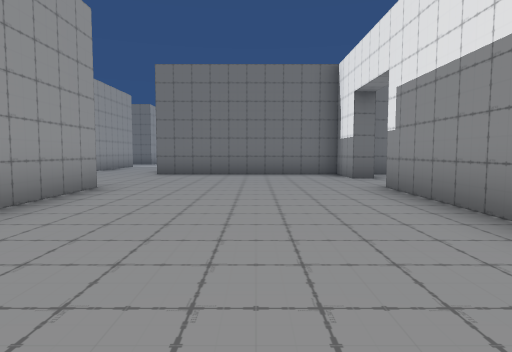
view 1 (above)

19 first-person views from a walk through a scene from a Unity 3-D project. The camera is 1.2 m above the floor, tilts 4° down and sees 75° across. Doors are open. The floor is counted in squares, 2 m on a side. Each view is taken from the middle of a square. On the plan, view 1 faces up. The plan holds only what a view shows up to about 10 squares ahead; the rest is blank. The place goes on beyond the plan. The player is left out.

view 2
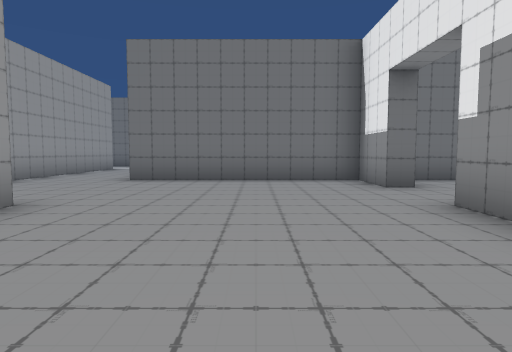

view 3
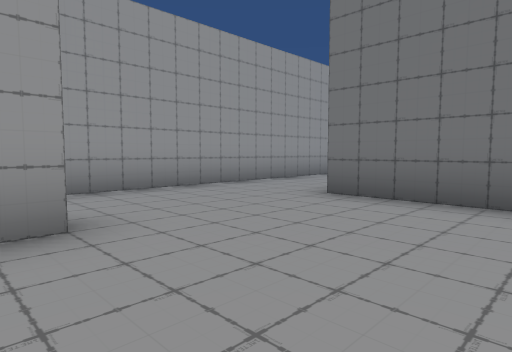

view 4
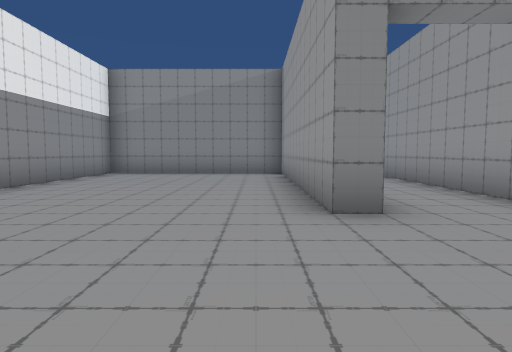

view 5
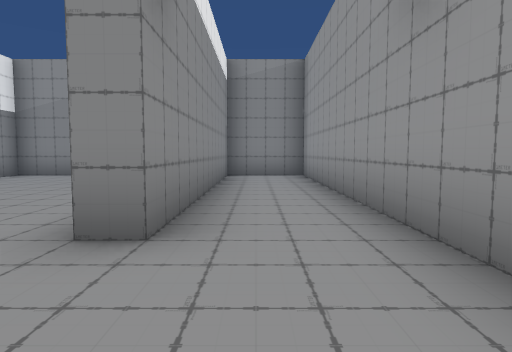

view 6
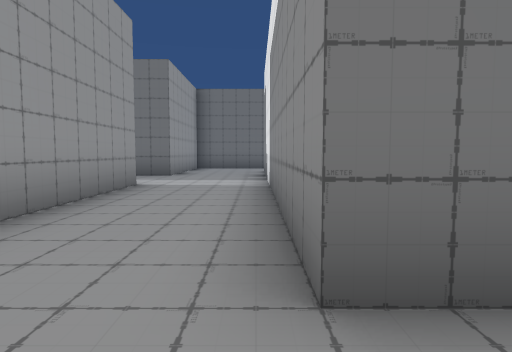

view 7
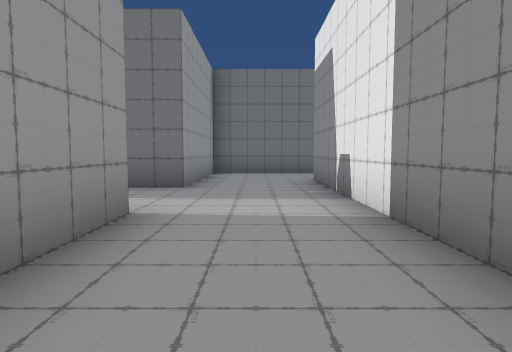

view 8
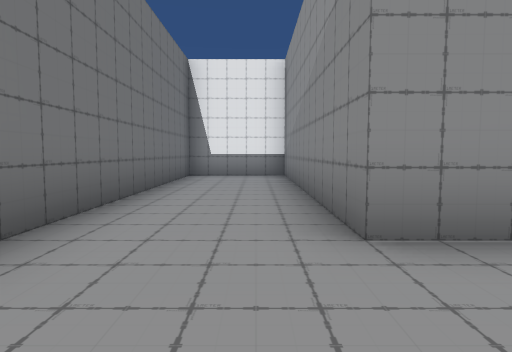

view 9
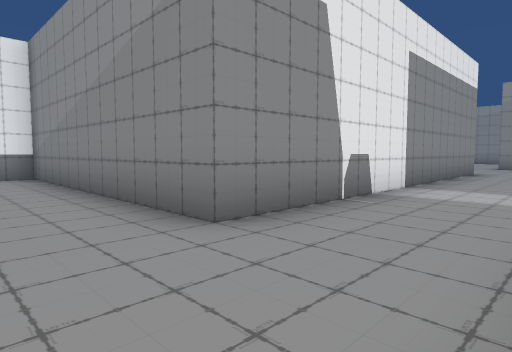

view 10
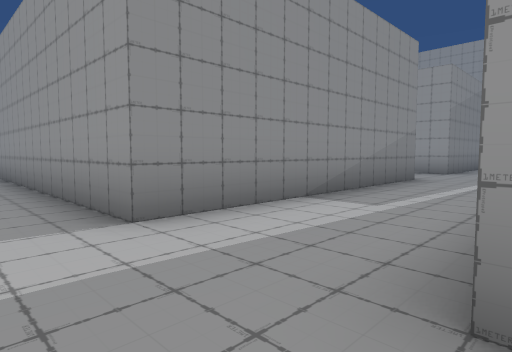

view 11
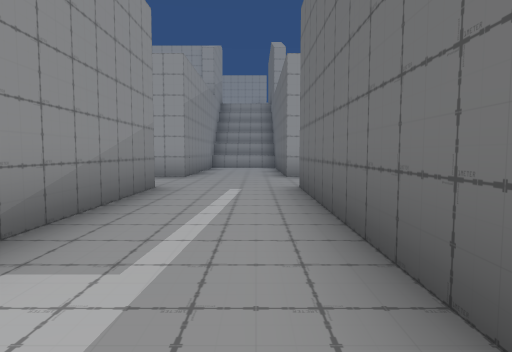

view 12
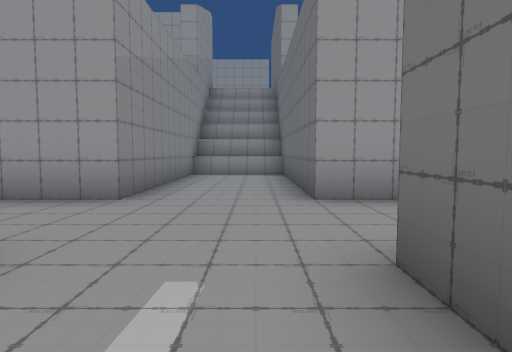

view 13
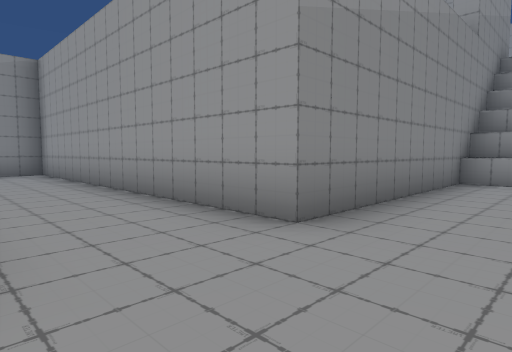

view 14
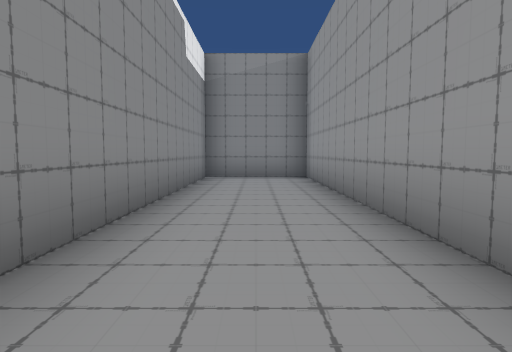

view 15
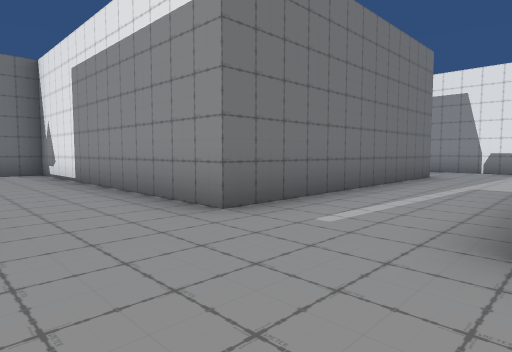

view 16
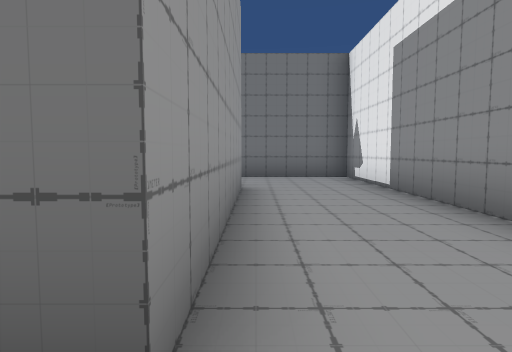

view 17
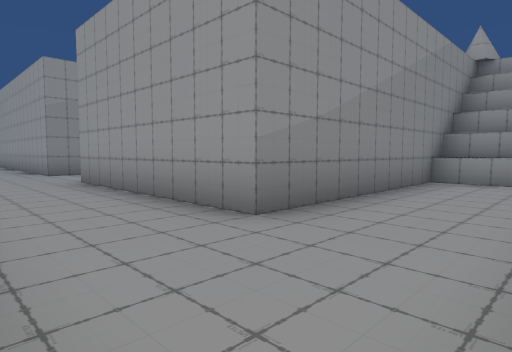

view 18
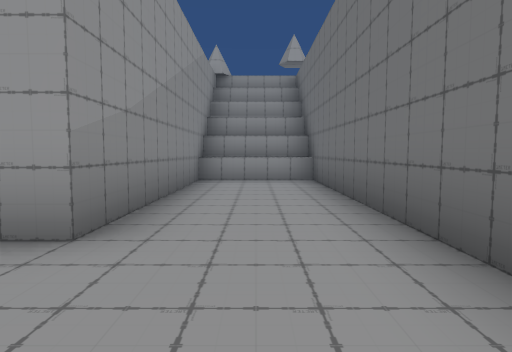

view 19
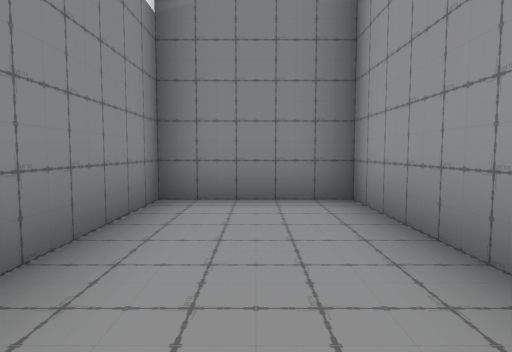

### Floor plan
Ten units are one square. View 1 is at (0, 0); x grows to the right and y downward. Boxes are objects, and circles mark ways between rooms. Rooms are numbered by the first view taken in them; rooms with no view inside come last. Other rooms are left out.
<svg viewBox="-204 -248 246 260">
<path fill="none" stroke="#000" d="M-33 -58 -27 -58 -27 7 23 7 23 -58M-52 -143 -52 -56M23 -77 23 -93 -27 -93 -27 -182 37 -182 37 -207 -52 -207 -52 -168M-118 -143 -52 -143M-199 -169 -199 -143 -143 -143 -143 -58 -118 -58 -118 -125M-52 -168 -118 -168 -118 -243 -199 -243 -199 -218 -143 -218 -143 -168 -196 -168M-193 -168 -193 -142M-193 -242 -193 -218M-52 -56 -52 7 -33 7 -33 -58"/>
<circle cx="-60" cy="-155" r="3" fill="#2a7"/>
<circle cx="-45" cy="-55" r="3" fill="#2a7"/>
<text x="-30" y="-100">1</text>
<text x="-130" y="-160">2</text>
<text x="-50" y="-20">3</text>
</svg>
Room 1 opens to room 2. Room 1 opens to room 3.

Where each view was taken, in squares from view 1:
view 1: 0 up, 0 right, facing up
view 2: 2 up, 0 right, facing up
view 3: 5 up, 0 right, facing up-left
view 4: 9 up, 2 left, facing down
view 5: 8 up, 4 left, facing down
view 6: 8 up, 3 left, facing up
view 7: 11 up, 4 left, facing up
view 8: 19 up, 5 left, facing right
view 9: 20 up, 5 left, facing down-right
view 10: 17 up, 4 left, facing down-left
view 11: 16 up, 6 left, facing left
view 12: 16 up, 10 left, facing left
view 13: 16 up, 12 left, facing down-left
view 14: 14 up, 13 left, facing down
view 15: 14 up, 14 left, facing up-right
view 16: 16 up, 14 left, facing up
view 17: 24 up, 12 left, facing down-left
view 18: 23 up, 12 left, facing left
view 19: 10 up, 13 left, facing down
